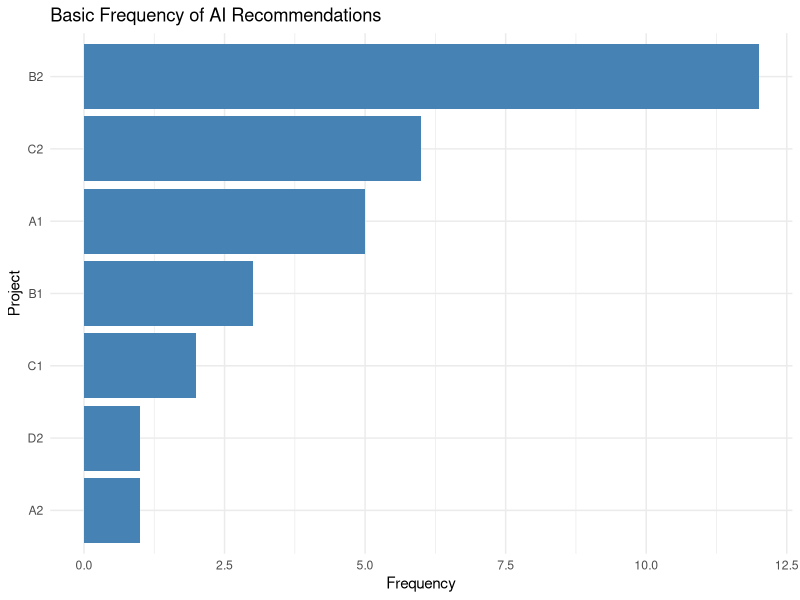
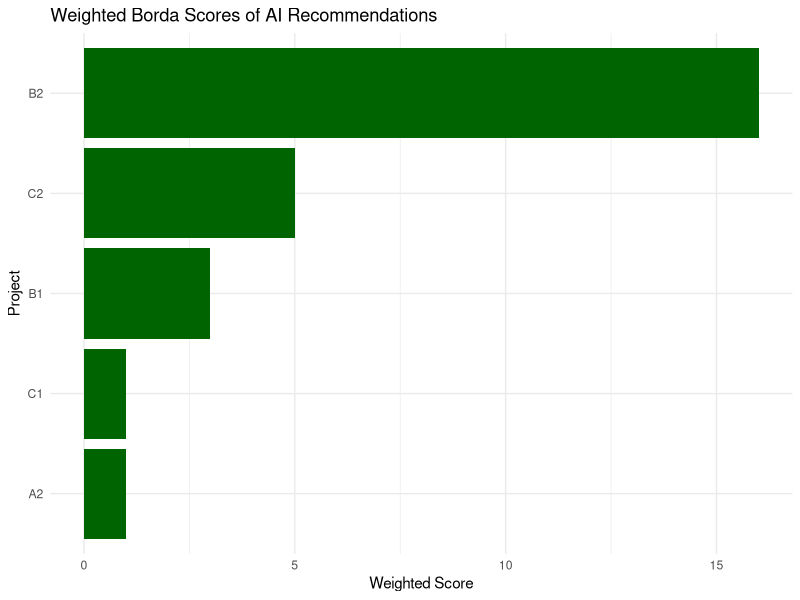
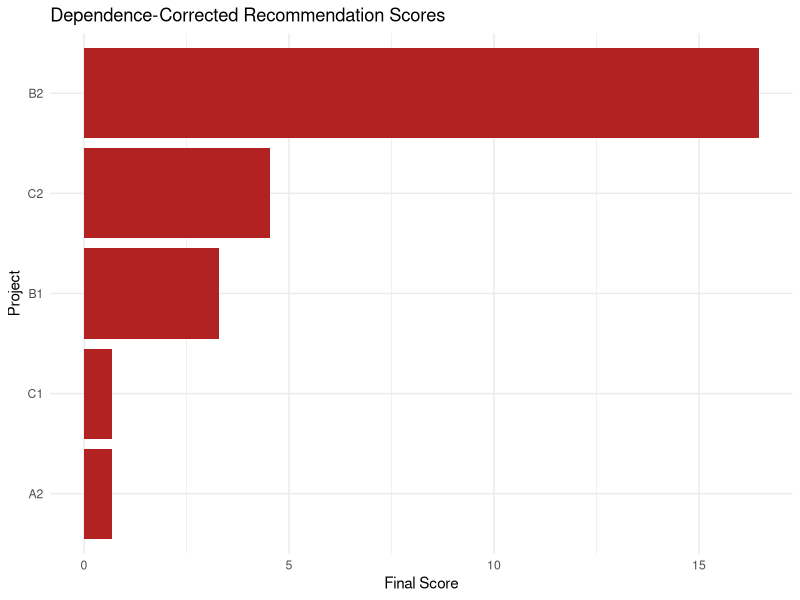
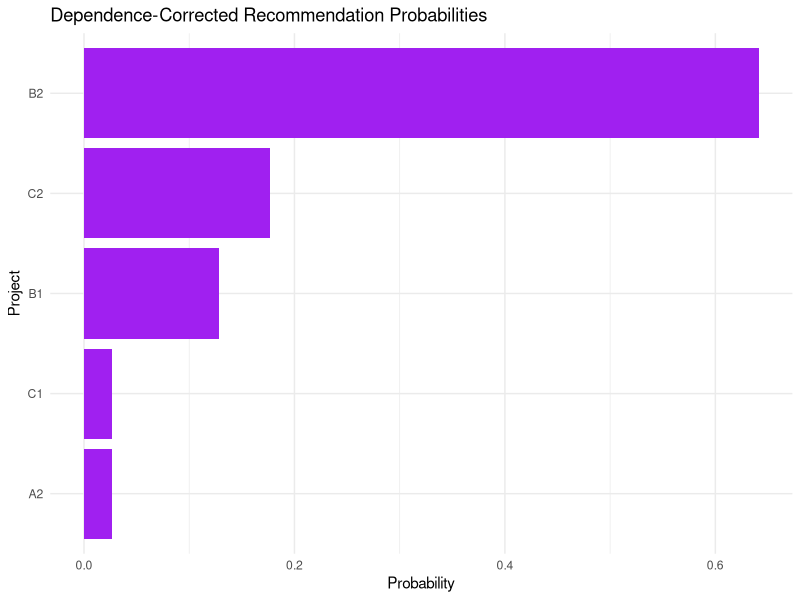
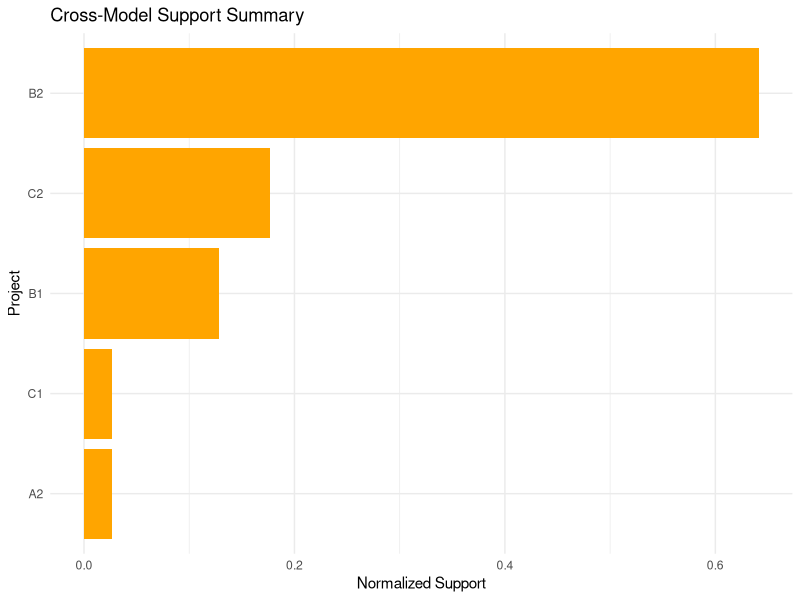

The R source for these figures, in order:
# ==========================================================
# Visualization Pipeline for AI Recommendation Analysis
# ==========================================================
#
# PURPOSE:
# Generate reproducible plots for all stages of the AI recommendation
# analysis workflow:
#   - Basic frequency
#   - Weighted Borda aggregation
#   - Dependence-corrected aggregation
#   - Probability distributions
#
# NOTE:
# This script reads CSV outputs from previous scripts (01-03)
# and creates publication-style PNG plots.
#
# Author: Abdul Hasib
# ==========================================================

# ----------------------------------------------------------
# Load Libraries
# ----------------------------------------------------------
library(dplyr)
library(ggplot2)
library(readr)

# ----------------------------------------------------------
# Ensure output folder exists
# ----------------------------------------------------------
if (!dir.exists("outputs")) dir.create("outputs")

# ----------------------------------------------------------
# Load Result CSVs
# ----------------------------------------------------------
freq_df <- read_csv("outputs/basic_frequency_results.csv")
weighted_df <- read_csv("outputs/weighted_borda_scores.csv")
corrected_df <- read_csv("outputs/dependence_corrected_scores.csv")

# ----------------------------------------------------------
# 1. Basic Frequency Plot
# ----------------------------------------------------------
p1 <- ggplot(freq_df, aes(x = reorder(Project, Frequency), y = Frequency)) +
  geom_col(fill = "steelblue") +
  coord_flip() +
  labs(title = "Basic Frequency of AI Recommendations", x = "Project", y = "Frequency") +
  theme_minimal()

ggsave("outputs/basic_frequency_plot.png", plot = p1, width = 8, height = 5)

# ----------------------------------------------------------
# 2. Weighted Borda Scores Plot
# ----------------------------------------------------------
p2 <- ggplot(weighted_df, aes(x = reorder(Project, WeightedScore), y = WeightedScore)) +
  geom_col(fill = "darkgreen") +
  coord_flip() +
  labs(title = "Weighted Borda Scores of AI Recommendations", x = "Project", y = "Weighted Score") +
  theme_minimal()

ggsave("outputs/weighted_borda_plot.png", plot = p2, width = 8, height = 5)

# ----------------------------------------------------------
# 3. Dependence-Corrected Scores Plot
# ----------------------------------------------------------
p3 <- ggplot(corrected_df, aes(x = reorder(Project, FinalScore), y = FinalScore)) +
  geom_col(fill = "firebrick") +
  coord_flip() +
  labs(title = "Dependence-Corrected Recommendation Scores", x = "Project", y = "Final Score") +
  theme_minimal()

ggsave("outputs/dependence_corrected_plot.png", plot = p3, width = 8, height = 5)

# ----------------------------------------------------------
# 4. Dependence-Corrected Probabilities Plot
# ----------------------------------------------------------
p4 <- ggplot(corrected_df, aes(x = reorder(Project, Probability), y = Probability)) +
  geom_col(fill = "purple") +
  coord_flip() +
  labs(title = "Dependence-Corrected Recommendation Probabilities", x = "Project", y = "Probability") +
  theme_minimal()

ggsave("outputs/dependence_corrected_probability_plot.png", plot = p4, width = 8, height = 5)

# ----------------------------------------------------------
# 5. Optional: Cross-Model Support Plot
# ----------------------------------------------------------
cross_support <- corrected_df %>%
  select(Project, Probability) %>%
  arrange(desc(Probability))

# Example: simple barplot for cross-model support
p5 <- ggplot(cross_support, aes(x = reorder(Project, Probability), y = Probability)) +
  geom_col(fill = "orange") +
  coord_flip() +
  labs(title = "Cross-Model Support Summary", x = "Project", y = "Normalized Support") +
  theme_minimal()

ggsave("outputs/cross_model_support_plot.png", plot = p5, width = 8, height = 5)

# ----------------------------------------------------------
# Completion Message
# ----------------------------------------------------------
cat("\nAll plots saved in the outputs/ folder.\n")
cat("- basic_frequency_plot.png\n")
cat("- weighted_borda_plot.png\n")
cat("- dependence_corrected_plot.png\n")
cat("- dependence_corrected_probability_plot.png\n")
cat("- cross_model_support_plot.png\n\n")

# ----------------------------------------------------------
# Session Info for Reproducibility
# ----------------------------------------------------------
sessionInfo()
